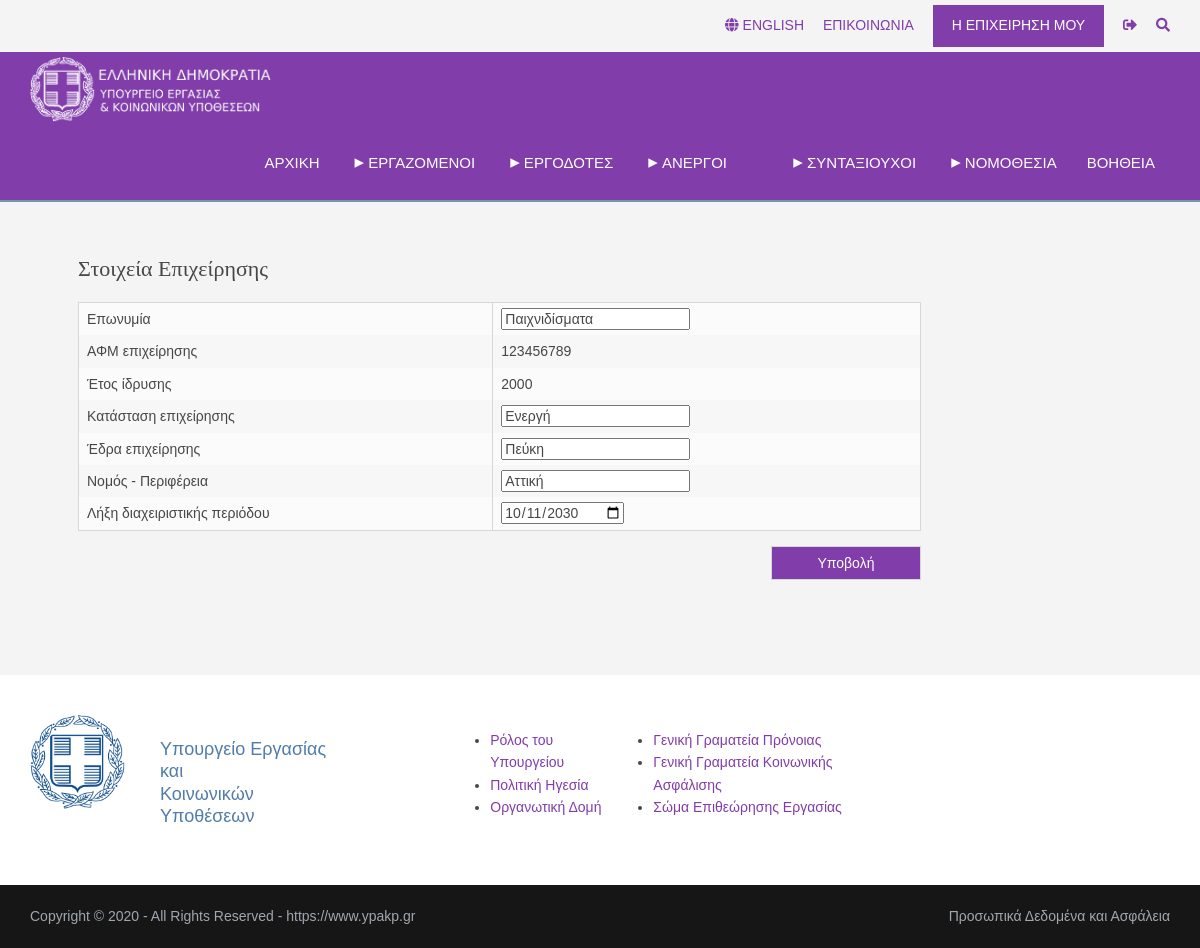
The page /employer_profile/business_data.php (signed in) on the database its author committed.
### tables this page shows
CREATE TABLE `business_data` (
  `id` varchar(9) NOT NULL,
  `business_name` varchar(25) NOT NULL,
  `year` year(4) NOT NULL,
  `status` varchar(15) NOT NULL,
  `office` varchar(10) NOT NULL,
  `region` varchar(10) NOT NULL,
  `end_mng` date NOT NULL
);

### htdocs/employer_profile/business_data.php (the view, shortened to what this page needs)
<!DOCTYPE html>
<html lang="el">
<head>
  <link href="../layout/styles/layout.css" rel="stylesheet" type="text/css" media="all">
</head>
<body id="top">
<div id="fixed">
  <div class="wrapper row0">
    <div id="topbar" class="hoc clear" >
      <div class="fl_right">
        <ul class="nospace">
          <li><a href="#" title="English"><i class="fas fa-globe"></i> English</a></li>
          <li><a href="../contact/contact.php" title="Επικοινωνία">Επικοινωνια</a></li>
          <li><a href="mybusiness.php" class="btn btn-danger" title="Προφίλ εργοδότη">Η επιχείρησή μου</a></li>
          <li><a href="../authentication/logout.php" title = "Αποσύνδεση"><i class="fa fa-sign-out-alt"></i></a></li>
          <li id="searchform">
          </li>
        </ul>
      </div>
    </div>
  </div>
  <div class="wrapper row1">
    <header id="header" class="hoc clear">
      <div id="logo" class="fl_left">
          <a href="../index.php"><img src="../images/logo.png" style="height: 65px;" alt="Υπουργείο Εργασίας"></a>
      </div>
      <nav id="mainav" class="fl_right">
        <ul class="clear">
          <li><a class="nodrop" href="../index.php" style="padding-top: 32px; padding-bottom: 30px;">Αρχικη</a></li>
          <li ><a class="drop" href="../employees.php">&nbsp;Εργαζομενοι</a>
          </li>
          <li><a class="drop" href="../employers.php">&nbsp;Εργοδοτες</a>
          </li>
          <li><a class="drop" href="#" style="width: 145px;">&nbsp;Ανεργοι</a>
          </li>
          <li><a class="drop" href="#">&nbsp;Συνταξιουχοι</a>
          </li>
          <li><a class="drop" href="#">&nbsp;Νομοθεσια</a>
          </li>
          <li><a class="nodrop" href="#">Βοηθεια</a></li>
        </ul>
      </nav>
    </header>
  </div>
</div>
<div style="padding-bottom: 130px;"></div>
<div class="wrapper bgded overlay gradient" style="z-index: 1; background-color:rgb(0, 0, 0);">
    <div id="breadcrumb" class="hoc clear">
      <ul>
        <li><a href="../index.php" title="home"><i class="fa fa-home"></i></a></li>
        <li><a href="mybusiness.php">Η ΕΠΙΧΕΙΡΗΣΗ ΜΟΥ</a></li>
        <li><a href="business_data.php">ΑΛΛΑΓΗ ΣΤΟΙΧΕΙΩΝ ΕΠΙΧΕΙΡΗΣΗΣ</a></li>
      </ul>
    </div>
</div>
<div class="wrapper row2">
  <main class="hoc container clear">
    <div class="content three_quarter">
        <h1>Στοιχεία επιχείρησης</h1>
        <?php
            require_once "../authentication/config.php";
            $name = $year = $status = $office = $region = $end_mng = "";
            $id = $_SESSION["id"];
            $sql = "SELECT business_name, year, status, office, region, end_mng FROM business_data where id = '$id'";
            $result = mysqli_query($link, $sql);
            if (mysqli_num_rows($result) > 0) {
            $row = mysqli_fetch_assoc($result);
            $name = $row["business_name"];
            $year = $row["year"];
            $status = $row["status"];
            $office = $row["office"];
            $region = $row["region"];
            $end_mng = $row["end_mng"];
            }
            else {
                echo "0 results";
            }
        ?>
        <form action="update_business_data.php" method="post">
            <table>
                <tbody>
                <tr>
                    <td>Επωνυμία</td>
                    <td><label for='business_name' style='display:none;'>Όνομα επιχείρησης</label>
                    <input type = 'text' name='business_name' id='business_name' value='<?php echo "$name"; ?>'></td>
                </tr>
                <tr>
                    <td>ΑΦΜ επιχείρησης</td>
                    <?php echo "<td>$id</td>"; ?>
                </tr>
                <tr>
                    <td>Έτος ίδρυσης</td>
                    <?php echo "<td>$year</td>"; ?>
                </tr>
                <tr>
                    <td>Κατάσταση επιχείρησης</td>
                    <td><label for='status' style='display:none;'>Κατάσταση</label>
                    <input type = 'text' name='status' id='status' value='<?php echo "$status"; ?>'></td>
                </tr>
                <tr>
                    <td>Έδρα επιχείρησης</td>
                    <td><label for='office' style='display:none;'>Έδρα</label>
                    <input type = 'text' name='office' id='office' value='<?php echo "$office"; ?>'></td>
                </tr>
                <tr>
                    <td>Νομός - Περιφέρεια</td>
                    <td><label for='region' style='display:none;'>Νομός</label>
                    <input type = 'text' name='region' id='region' value='<?php echo "$region"; ?>'></td>
                </tr>
                <tr>
                    <td>Λήξη διαχειριστικής περιόδου</td>
                    <td><label for='end_mng' style='display:none;'>Περίοδος</label>
                    <input type = 'date' name='end_mng' id='end_mng' value='<?php echo "$end_mng"; ?>'></td>
                </tr>
                </tbody>
            </table>
            <div id="comments">
                <div style='float: right;'>
                    <input type='submit' name='submit' value='Υποβολή' style='background-color: #813DAA; color: #FFFFFF;'>
                </div>
            </div>
        </form>
    </div>
  </main>
</div>
<div class="wrapper row3">
  <main class="hoc clear">
    <div class="content three_quarter first min_info">
      <div class="flex_row">
        <img class="single_logo" src="../images/logo_big.png" alt = "Υπουργείο εργασίας λογότυπο">
        <p class="yp_name"> Υπουργείο Εργασίας και <br> Κοινωνικών Υποθέσεων</p>
        <ul>
          <li><a href="#"> Ρόλος του Υπουργείου </a></li>
          <li><a href="#"> Πολιτική Ηγεσία </a></li>
          <li><a href="#"> Οργανωτική Δομή </a></li>
        </ul>
        <ul>
          <li><a href="#"> Γενική Γραματεία Πρόνοιας </a></li>
          <li><a href="#"> Γενική Γραματεία Κοινωνικής Ασφάλισης </a></li>
          <li><a href="#"> Σώμα Επιθεώρησης Εργασίας </a></li>
        </ul>
      </div>
    </div>
  </main>
</div>
<div class="wrapper row5">
  <div id="copyright" class="hoc clear">
    <p class="fl_left">Copyright &copy; 2020 - All Rights Reserved - <a href="#">https://www.ypakp.gr</a></p>
    <a href="#" ><p class="fl_right">Προσωπικά Δεδομένα και Ασφάλεια</p></a>
  </div>
</div>
</body>
</html>

### htdocs/layout/styles/layout.css (style rules this page uses)
::placeholder { color: white; opacity: 1; }
.row1 { border-bottom:2px solid; }
.row2 { z-index: 0; }
.row3 { z-index: 0; }
.row5 { z-index: 0; }
#top { z-index: -1; }
#topbar { padding:5px 0; text-transform:uppercase; }
#topbar ul li { display:inline-block; margin-right:15px; }
#topbar ul li:last-child { margin-right:0; padding-right:0; border-right:none; }
#topbar i { line-height:normal; }
#topbar #searchform { position:relative; line-height:1; z-index: 3; }
#topbar #searchform::after { display:block; height:18px; line-height:18px; padding:0; font-family:"Font Awesome\ 5 Free"; font-weight:900; content:"\f002"; }
#topbar #searchform ::placeholder { text-transform:capitalize; }
#header #logo { margin: 5px 0 0 0; }
.container { padding:80px 0; }
#comments input, #comments textarea { width:100%; padding:10px; border:1px solid; }
#comments div { margin-bottom:15px; }
#comments input[type="submit"] { background-color:#6F9CA2; display:inline-block; width:auto; min-width:150px; margin:0; padding:8px 5px; cursor:pointer; }
.clear { clear:both; }
#copyright { padding:20px 0; }
#copyright * { margin:0; padding:0; }
*, *::before, *::after { transition:all .3s ease-in-out; }
nav ul, nav ol { margin:0; padding:0; list-style:none; }
#mainav, #breadcrumb, .sidebar nav { line-height:normal; }
#mainav .drop::after, #mainav li li .drop::after, #breadcrumb li a::after, .sidebar nav a::after { position:absolute; font-family:"Font Awesome\ 5 Free"; font-weight:900; font-size:10px; line-height:10px; }
#mainav { position:relative; margin-bottom:-3px; z-index:3; }
#mainav ul { text-transform:uppercase; font-size: 15px; padding: 0 auto; }
#mainav li { display:block; position:relative; float:left; margin:0; padding:0; }
#mainav li:last-child { margin-right:0; }
#mainav li a { display:block; padding:27.5px 15px; border-bottom:2px solid; }
#mainav .drop { padding-left:20px; }
#mainav .drop::before, #mainav li li .drop::before { content:"\25B8"; font-size: 19px; }
#mainav .drop::after { top:45px; left:10px; }
#mainav .nodrop { padding-top: 32px; padding-bottom: 30px; }
#breadcrumb { padding:15px 30px; }
#breadcrumb ul { margin:0; padding:0; list-style:none; text-transform:uppercase; }
#breadcrumb li { display:inline-block; margin:0 6px 0 0; padding:0; }
#breadcrumb li a { display:block; position:relative; margin:0; padding:0 12px 0 0; font-size:12px; }
#breadcrumb li a::after { top:4px; right:0; content:"\f0da"; }
#breadcrumb li:last-child a { margin:0; padding:0; }
#breadcrumb li:last-child a::after { display:none; }
table, th, td { border:1px solid; border-collapse:collapse; vertical-align:top; }
table, th { table-layout:auto; }
table { width:100%; margin-bottom:15px; }
th, td { padding:5px 8px; }
td { border-width:0 1px; }
body { color:#474747; background-color:#FFFFFF; }
a { color:#813DAA; }
.overlay { color:#FFFFFF; background-color:inherit; }
.overlay::after { color:inherit; background-color:rgba(0,0,0,.55); }
.overlay.gradient { background:linear-gradient(to left,rgba(255,255,255,.7) 0%,transparent 100%); }
.btn, .btn.inverse:hover { color:#FFFFFF; background-color:#813DAA; border-color:#813DAA; }
.row0 { color:#474747; background-color:#F4F4F4; }
.row1 { color:#FFFFFF; background-color:#813DAA; border-color:#6F9CA2; }
.row2 { color:#474747; background-color:#F4F4F4; }
.row3 { color:#474747; background-color:#FFFFFF; }
.row5, .row5 a { color:#9FA7AF; background-color:#161616; }
#topbar #searchform { color:#813DAA; }
#header #logo a img { color:inherit; }
#mainav li a { color:inherit; border-color:transparent; }
#breadcrumb a { color:inherit; background-color:inherit; }
#breadcrumb li:last-child a { color:#813DAA; }
table, th, td, #comments .avatar, #comments input, #comments textarea { border-color:#D7D7D7; }
tr, #comments li, #comments input[type="submit"], #comments input[type="reset"] { color:inherit; background-color:#FBFBFB; }
tr:nth-child(even), #comments li:nth-child(even) { color:inherit; background-color:#F7F7F7; }
@media screen and (min-width:1140px) { .hoc { max-width:1400px; } }
@media screen and (min-width:978px) and (max-width:1400px) { .hoc { max-width:95%; } }
#fixed { position: fixed; top: 0; width: 100%; z-index:2; }
.flex_row { display: flex; }
.single_logo { height: 95px; }
.min_info { padding: 40px 0; }
.yp_name { color:#507DA9; padding-top: 5px; padding-left: 35px; padding-right: 120px; font-size: 18px; }

### rows shown on the page
business_data: business_name "Παιχνιδίσματα", year "2000", status "Ενεργή", office "Πεύκη", region "Αττική", end_mng "10/11/2030"

### other values the page prints
$id "123456789"
